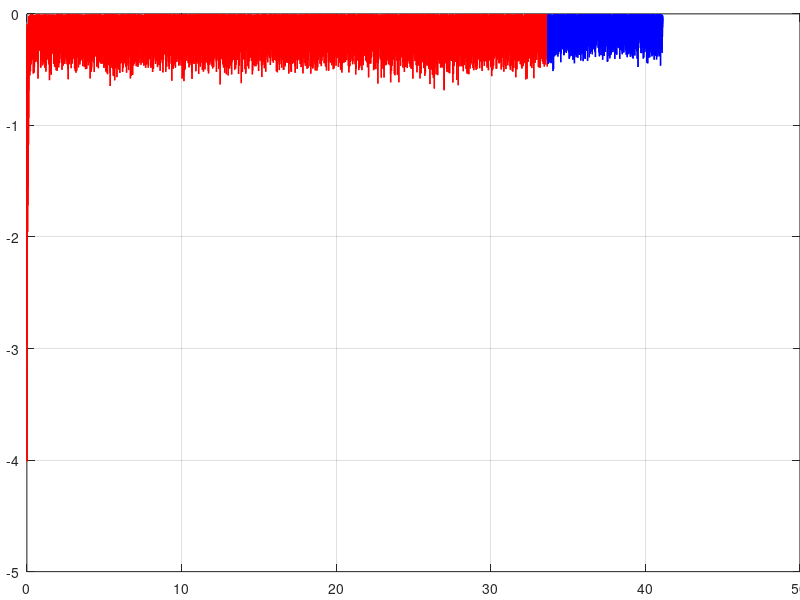
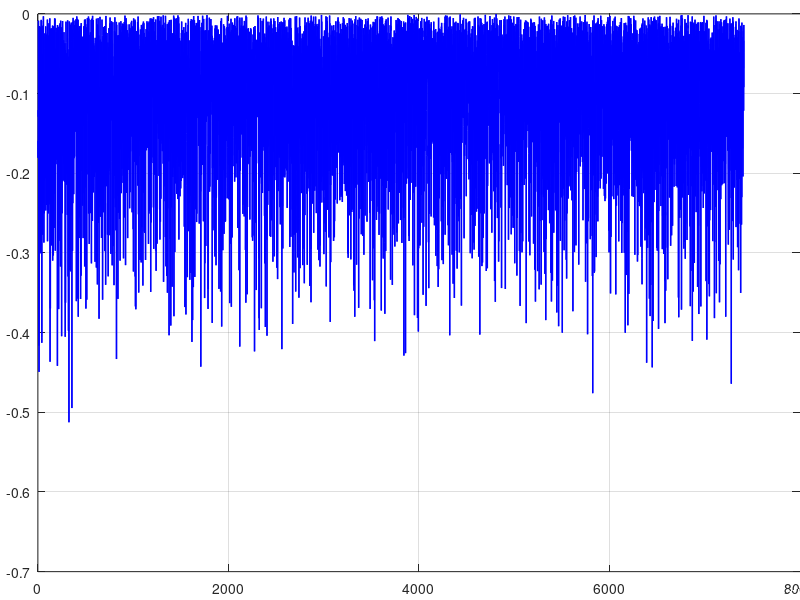

Write MATLAB code to recreate these figures, in order.
clear; clc;

%% load evaluation files: phase1 to phase2
p1_eval = csvread('./phase1_train/test_record.csv', 1, 0);
p2_eval = csvread('./phase2_train/test_record.csv', 1, 0);
p1_eval = p1_eval(:, 2); p1_eval = p1_eval(p1_eval < 0);
p2_eval = p2_eval(:, 2); p2_eval = p2_eval(p2_eval < 0);
len_e1 = length(p1_eval);
len_e2 = length(p2_eval);
l_e1 = 1 : len_e1;
l_e2 = (1 : len_e2) + len_e1;

%% load training files: phase1 to phase2
p1_train = csvread('./phase1_train/sumr_list.csv', 1, 0);
p2_train = csvread('./phase2_train/sumr_list.csv', 1, 0);
p1_train = p1_train(:, 2); p1_train = p1_train(p1_train < 0);
p2_train = p2_train(:, 2); p2_train = p2_train(p2_train < 0);
len_t1 = length(p1_train);
len_t2 = length(p2_train);
l_t1 = 1 : len_t1;
l_t2 = (1 : len_t2) + len_t1;

%% plot evaluation
% figure(1);
% set(gca, 'LooseInset', [0, 0, 0, 0]);
% set(gcf, 'unit', 'centimeters', 'position', [7 6 16 8]);
% set(gca, 'Fontname', 'Times New Roman', 'FontSize', 12);
% plot(l_e1 / 1e3, p1_eval / 1e3, 'red', 'linewidth', 2); hold on;
% plot(l_e2 / 1e3, p2_eval / 1e3, 'blue', 'linewidth', 2); hold on;
% set(gca, 'xlim', [0, 20], 'xtick', [0, 5, 10, 15, 20]);
% grid on;
% 
% figure(2);
% set(gca, 'LooseInset', [0, 0, 0, 0]);
% set(gcf, 'unit', 'centimeters', 'position', [7 6 8 4]);
% set(gca, 'Fontname', 'Times New Roman', 'FontSize', 12);
% plot(1: len_e2, p2_eval / 1e2, 'blue', 'linewidth', 1);
% % set(gca, 'ylim', [-100, 0] / 1e2, 'ytick', [-100, -75, -50, -25, 0] / 1e2);
% set(gca, 'xtick', []);
% grid on;

%% plot training
figure(3);
set(gca, 'LooseInset', [0, 0, 0, 0]);
set(gcf, 'unit', 'centimeters', 'position', [7 6 16 8]);
set(gca, 'Fontname', 'Times New Roman', 'FontSize', 12);
plot(l_t1 / 1e3, p1_train / 1e2, 'red', 'linewidth', 1); hold on;
plot(l_t2 / 1e3, p2_train / 1e2, 'blue', 'linewidth', 1); hold on;
grid on;

figure(4);
set(gca, 'LooseInset', [0, 0, 0, 0]);
set(gcf, 'unit', 'centimeters', 'position', [7 6 8 4]);
set(gca, 'Fontname', 'Times New Roman', 'FontSize', 12);
plot(1: len_t2, p2_train / 1e2, 'blue', 'linewidth', 1);
% set(gca, 'ylim', [-100, 0] / 1e2, 'ytick', [-100, -75, -50, -25, 0] / 1e2);
% set(gca, 'xtick', []);
grid on;